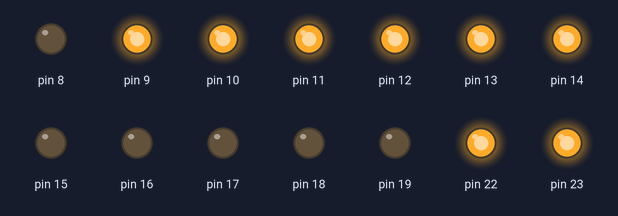
The sketch below on a simulated Arduino Uno, built with avr-gcc and run on an emulated ATmega328P. Parts: output pins drawn as LEDs (lit = HIGH).

Above: at 0.1 s.
At 0.5 s:
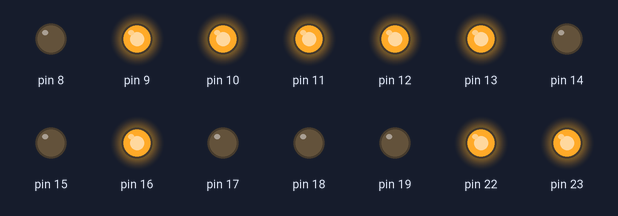
At 0.9 s:
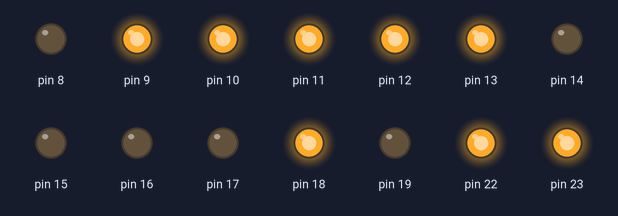
At 1.3 s:
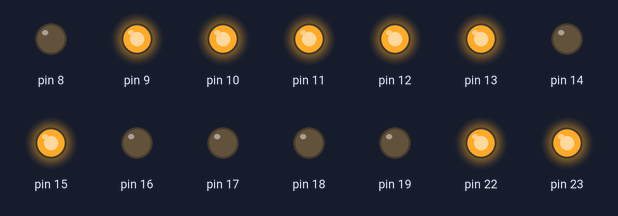
At 2.7 s:
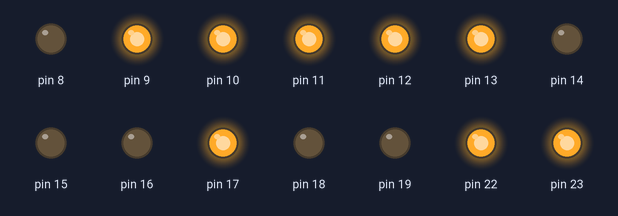
Timing chart, 0 to 3.0 s (numbered marks = the images above):
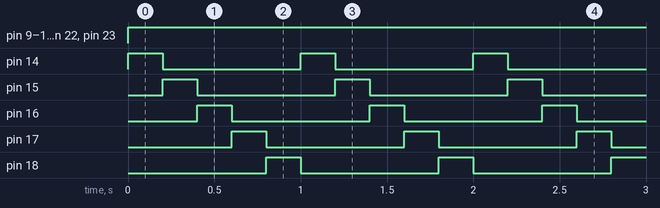

Measured:
- by itself, pin 9–13, pin 22, pin 23: LOW → HIGH at 0.00 s
- by itself, pin 14–18: alternates HIGH for 0.20 s and LOW for 0.80 s
- by itself, everything shown: repeats every 1.0 s, in 5 steps

The sketch:

5x5_Matrix_Collum_Display.ino
```cpp
#include <avr/io.h>
#include <avr/interrupt.h>

int main()
{
  DDRC = 0b11111111;
  DDRB = 0b11111111;
  PORTB = 0b11111111;
  PORTC = 0b00000000;
  while(1)
  {
    PORTC = 0x01;
    PORTB = 0b11111110;
    _delay_ms(200);
    PORTC = 0b00000010;
    _delay_ms(200);
     PORTC = 0b00000100;
     _delay_ms(200);
     PORTC = 0b00001000;
     _delay_ms(200);
     PORTC = 0b00010000;
     _delay_ms(200);
  }
}
```
